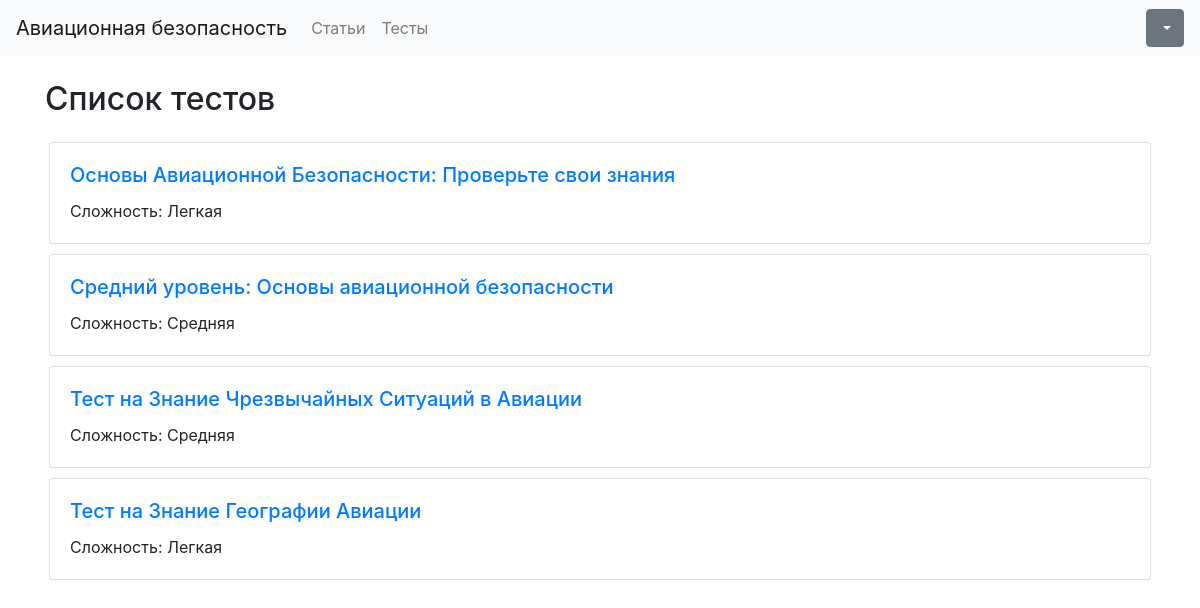
The page /tests/ on the database its author committed.
### quiz/models.py (models this page shows, shortened)
class Test(models.Model):
    DIFFICULTY_EASY = 'E'
    DIFFICULTY_MEDIUM = 'M'
    DIFFICULTY_HARD = 'H'
    DIFFICULTY_CHOICES = [
        (DIFFICULTY_EASY, 'Легкая'),
        (DIFFICULTY_MEDIUM, 'Средняя'),
        (DIFFICULTY_HARD, 'Сложная'),
    ]
    title = models.CharField(max_length=200)
    difficulty = models.CharField(max_length=1, choices=DIFFICULTY_CHOICES, default=DIFFICULTY_EASY)
    created_by = models.ForeignKey(User, on_delete=models.CASCADE)

### quiz/views.py (the view)
# urls.py: path('tests/', views.test_list, name='test_list'),
def test_list(request):
    tests = Test.objects.all()
    return render(request, 'quiz/test_list.html', {'tests': tests})

### quiz/templates/quiz/test_list.html (shortened to what this page needs)
{% extends "quiz/base.html" %}
{% block content %}
<h2 class="my-4">Список тестов</h2>
<div >
    {% for test in tests %}
    <div class="m-1">
        <div class="card">
            <div class="card-body">
                <h5 class="card-title">
                    <a href="{% url 'quiz:test_detail' test.id %}">{{ test.title }}</a>
                </h5>
                <p class="card-text">Сложность: {{ test.get_difficulty_display }}</p>
            </div>
        </div>
    </div>
    {% endfor %}
</div>
{% endblock %}

### quiz/templates/quiz/test_list.html (style rules this page uses)
.card { margin-top: 10px; }

### rows shown on the page
Test: title "Основы Авиационной Безопасности: Проверьте свои знания", difficulty "Легкая"
Test: title "Средний уровень: Основы авиационной безопасности", difficulty "Средняя"
Test: title "Тест на Знание Чрезвычайных Ситуаций в Авиации", difficulty "Средняя"
Test: title "Тест на Знание Географии Авиации", difficulty "Легкая"
